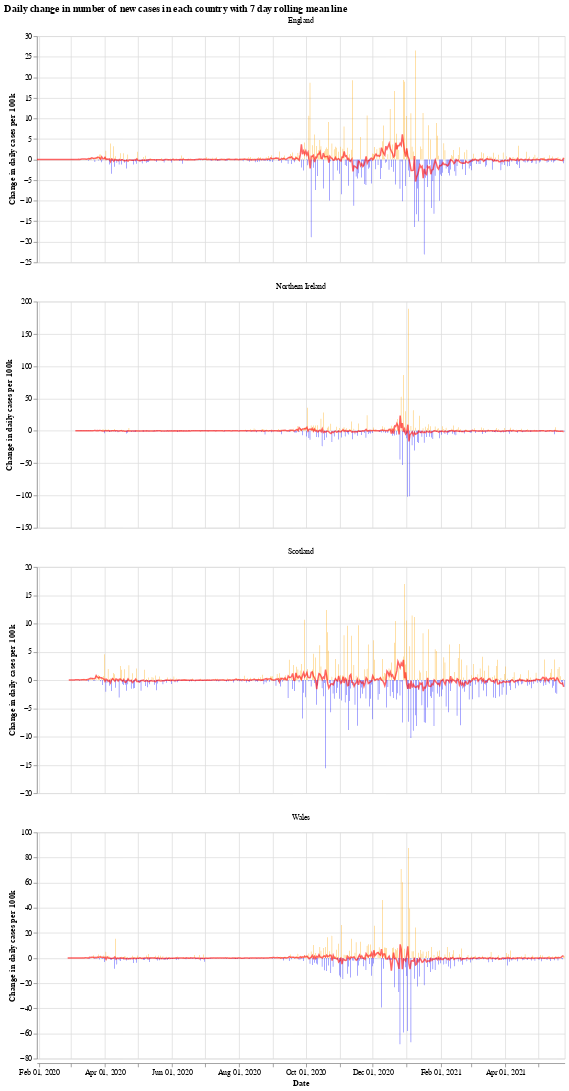

The notebook cell saved with this chart:
### Markdown cell above
We will use the Python library `Altair` for visualising the data, see the [altair docs](https://altair-viz.github.io/) for more information.

First we have a graph which shows the daily change in the number of new cases for each country. This number jumps up and down all over the place, which is likely due to delay in reporting of new cases over the weekend. Another interesting thing is that it looks like the daily cases in Wales experienced a much shorter period of calm over the summer (calm in the sense of daily cases not jumping up and down).

The orange bars are days when the number of new cases (per 100k population) was more than the previous day, while the blue are days when the number of new cases dropped. The red line is the 7 day moving average. 

When the moving average line is below 0, it means that there is a consistent drop in new cases. We can see this clearly happening around the times that lockdowns were introduced (though, to varying degrees). I will update the graphs soon with a marker of when each lockdown started.

### Code cell
# collapse
import altair as alt

bars = alt.Chart(uk_cases).mark_bar().encode(
    x=alt.X("yearmonthdate(date):T", axis=alt.Axis(title='Date')),
    y=alt.Y("casesChangeRate:Q", axis=alt.Axis(title='Change in daily cases per 100k')),
    tooltip='casesChange',
    color=alt.condition(
        alt.datum.casesChangeRate > 0,
        alt.value("orange"),  # The positive color
        alt.value("blue")  # The negative color
    )
).properties(title='Daily change in number of new cases with 7 day rolling mean',width=700).interactive()

line = alt.Chart(uk_cases).mark_line(
    color='red',
    size=2,
    opacity=0.6
).transform_window(
    rolling_mean='mean(casesChangeRate)',
    frame=[0, 7],
    groupby=['areaName']
).encode(
    x='yearmonthdate(date):T',
    y='rolling_mean:Q'
)

alt.layer(bars, line, data=uk_cases).facet(alt.Column(
    'areaName', title=''), columns=1).resolve_scale(y='independent').properties(title='Daily change in number of new cases in each country with 7 day rolling mean line')

### Figure 1 — Vega-Lite specification as saved in the notebook (floating-point values rounded to 4 significant figures; data arrays with more than 128 entries replaced by an {"elided": "..."} marker saying what was removed)
{"config": {"view": {"continuousWidth": 400, "continuousHeight": 300}}, "data": {"name": "data-1202ef1e1cca017dfb74b62a249679de"}, "facet": {"type": "nominal", "field": "areaName", "title": ""}, "spec": {"layer": [{"mark": "bar", "encoding": {"color": {"condition": {"value": "orange", "test": "(datum.casesChangeRate > 0)"}, "value": "blue"}, "tooltip": {"type": "quantitative", "field": "casesChange"}, "x": {"type": "temporal", "axis": {"title": "Date"}, "field": "date", "timeUnit": "yearmonthdate"}, "y": {"type": "quantitative", "axis": {"title": "Change in daily cases per 100k"}, "field": "casesChangeRate"}}, "selection": {"selector001": {"type": "interval", "bind": "scales", "encodings": ["x", "y"]}}, "title": "Daily change in number of new cases with 7 day rolling mean", "width": 700}, {"mark": {"type": "line", "color": "red", "opacity": 0.6, "size": 2}, "encoding": {"x": {"type": "temporal", "field": "date", "timeUnit": "yearmonthdate"}, "y": {"type": "quantitative", "field": "rolling_mean"}}, "transform": [{"window": [{"op": "mean", "field": "casesChangeRate", "as": "rolling_mean"}], "frame": [0, 7], "groupby": ["areaName"]}]}]}, "columns": 1, "resolve": {"scale": {"y": "independent"}}, "title": "Daily change in number of new cases in each country with 7 day rolling mean line", "$schema": "https://vega.github.io/schema/vega-lite/v4.8.1.json", "datasets": {"data-1202ef1e1cca017dfb74b62a249679de": {"elided": "1832 records"}}}
